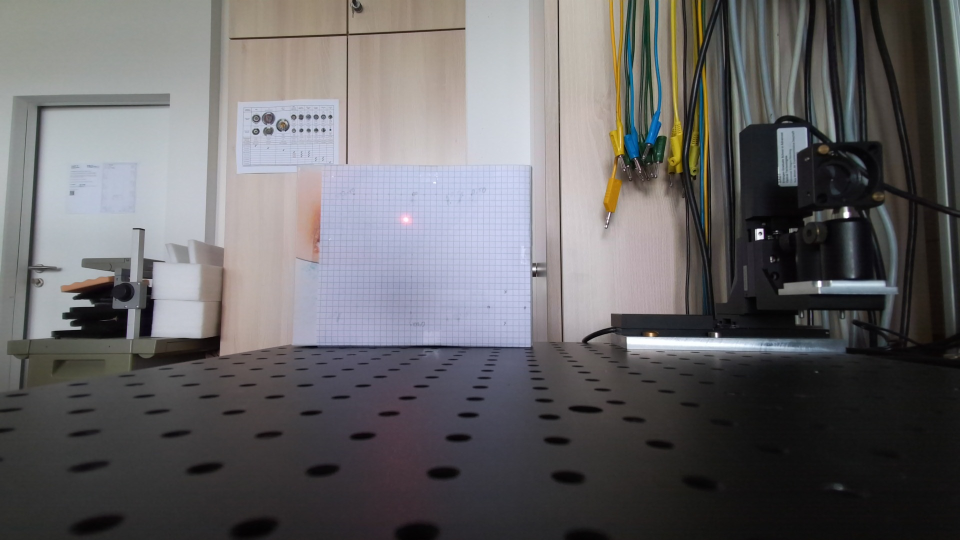
#> input picture test_images/laser_im6.jpg, 1920 x 1080 px, found by its file name (shown at 1/2 size)
$ python circle_detector.py
#> lines starting #> are read from the running program, lines starting #| are printed output that depends on the picture; after the words box and inside, x2 and y2 are one past the last pixel; in counts of white or black regions, pixels touching at a corner belong together
#> in test_detect_circle_position, im is the input picture: shape (1080, 1920, 3); mean B, G, R 102.5, 100.9, 102.5
"""
https://github.com/ChristophRahn/red-circle-detection/blob/master/red-circle-detection.py

https://colorizer.org/
"""

import numpy as np
import cv2


def detect_circle_position(image, lower_range, upper_range):
    """
    finds circles in image with given color range in HSV color space and returns a 2d array with format [x_coordinate, y_coordinate, radius]
    """

    # Convert BGR to HSV
    hsv = cv2.cvtColor(image, cv2.COLOR_BGR2HSV)
#> hsv: shape (1080, 1920, 3); mean H, S, V 74.4, 29.6, 108.4

    imgThreshHigh = cv2.inRange(hsv, lower_range, upper_range)
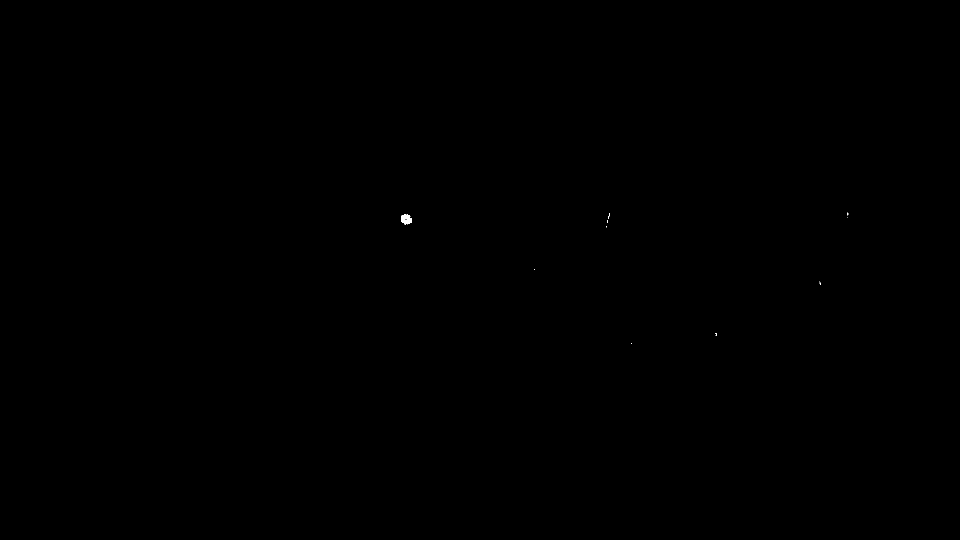
#> imgThreshHigh: shape (1080, 1920) (shown at 1/2 size); 0.02% white; 11 white regions (10 under 20 px), largest, box (x1, y1, x2, y2) and area: (802, 428, 824, 449) 327
    thresh = imgThreshHigh.copy()

    captured_frame_hsv_red = cv2.GaussianBlur(thresh, (15, 15), 4, 4)

    captured_frame_hsv_red[np.abs(captured_frame_hsv_red) > 20] += 100
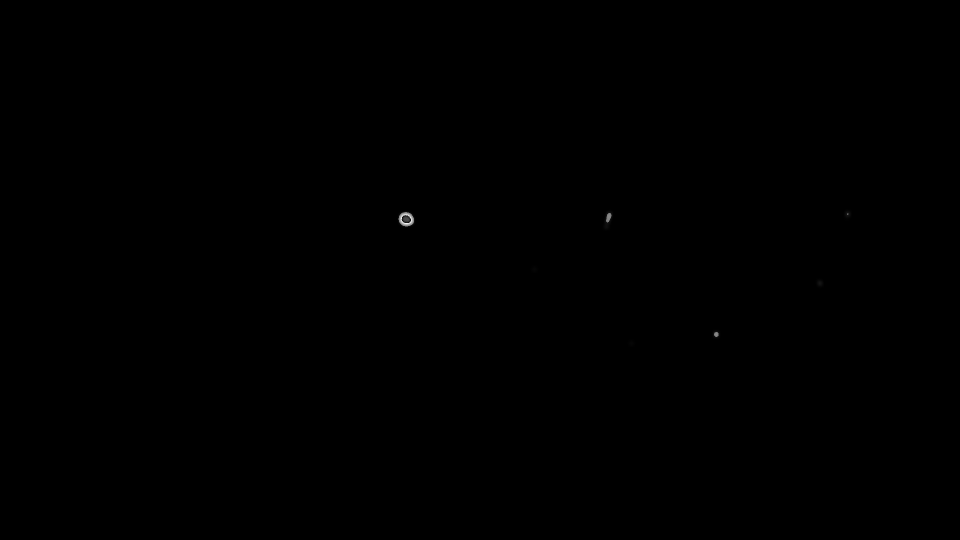
#> captured_frame_hsv_red: shape (1080, 1920) (shown at 1/2 size); min 0, max 255, mean 0.1
    # cv2.imshow('thresh', captured_frame_hsv_red)
    # Use the Hough transform to detect circles in the image
    circles = cv2.HoughCircles(captured_frame_hsv_red, cv2.HOUGH_GRADIENT, 2, captured_frame_hsv_red.shape[0] / 2, param1=100, param2=18, minRadius=3, maxRadius=20)
#> circles = [[815, 439, 13.4], [1433, 669, 5]]

    if circles is not None:
        return circles[0, 0, :]

    return None


def detect_circle_in_rectangle(image, lower_range, upper_range, rectangle):
    """
        rectangle : (centerx, centery, width, height)
    """
    xstart = int(np.max(rectangle[0]-rectangle[2]/2, 0))
    xend = int(np.min(rectangle[0]+rectangle[2]/2, image.shape[0]))

    ystart = int(np.max(rectangle[1]-rectangle[3]/2, 0))
    yend = int(np.min(rectangle[1]+rectangle[3]/2, image.shape[1]))


    cropped_image = image[xstart:xend, ystart:yend]

    circle = detect_circle_position(cropped_image, lower_range, upper_range)

    if circle is not None:
        return circle + np.array([xstart, ystart, 0])
    return None


def test_detect_circle_position():
    # define range of red color in HSV
    lower_red = np.array([150,0,230])
    upper_red = np.array([170,100,255])

    im = cv2.imread("test_images/laser_im6.jpg")
    circles = detect_circle_position(im, lower_red, upper_red)
#> circles = [815, 439, 13.4]
    print(circles)
#| [815.  439.   13.4]
    if circles is not None:
#> (the run stopped early here; a loop or call above may not have finished)
